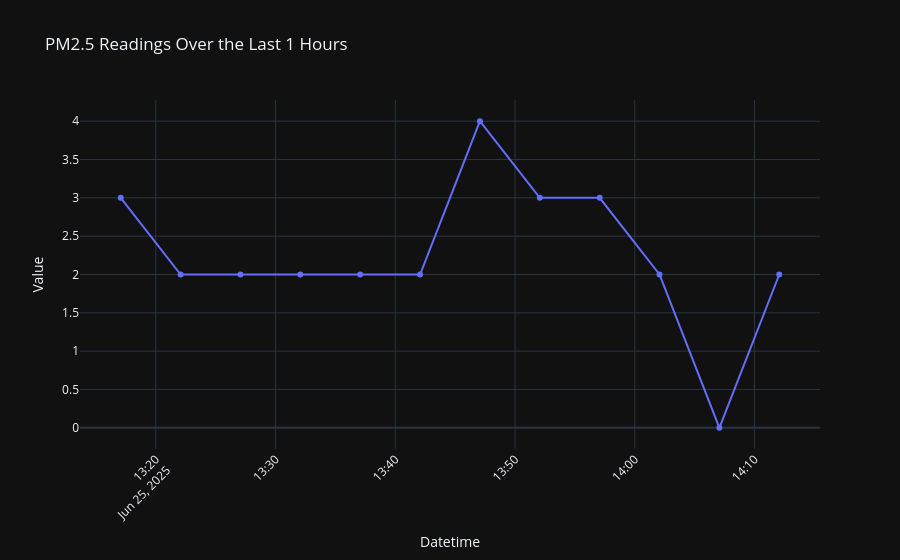

Notebook code cell kept with this figure:
### Markdown cell above
### **Step 1: Get Sensor Data: Request your sensor device last observations from the database (API).**
#### You need to run the next cell and you will be asked to:
- Enter Smart Citizen device ID:
- Select the time to use to calculate the AQI: "1 - last 1 hour"; "2 - last 8 hours";  "3 - last 24 hours"
- Select the Observed Property: "1 - Particle Matter PM 2.5"; "2 - Carbon Dioxide"

### Code cell
# Run this cell to be asked for your input below
import requests
import datetime
import pandas as pd
import plotly.express as px
import seaborn as sns
from IPython.display import display, HTML

def get_sensor_data():
    try:
        # 1. Device ID input
        device_id = input("Enter your Smart Citizen Device ID: ").strip()
        # 17277 - Blackrock, Dublin, Ireland
        # 17183 - Dalkey, Ireland
        if not device_id:
            raise ValueError("Device ID cannot be empty.")
        
        # 2. Time range selection
        print("\nSelect the time range to retrieve data:")
        print("1 - Last 1 hour")
        print("2 - Last 8 hours")
        print("3 - Last 24 hours")
        time_choice = input("Enter 1, 2, or 3: ").strip()
        
        time_mapping = {"1": 1, "2": 8, "3": 24}
        hours_back = time_mapping.get(time_choice)
        if not hours_back:
            raise ValueError("Invalid choice for time range. Please enter 1, 2, or 3.")
        
        # 3. Observed property selection
        print("\nSelect the observed property:")
        print("1 - PM 2.5 (Particulate Matter)")
        print("2 - CO₂ (Carbon Dioxide)")
        sensor_choice = input("Enter 1 or 2: ").strip()
        
        sensor_mapping = {
            "1": 87,  # PM2.5 on SmartCitizen platform
            "2": 112  # CO2 (eCO2) on SmartCitizen platform
        }
        observed_property_mapping = {"1": "PM2.5", "2": "CO2"}
        sensor_id = sensor_mapping.get(sensor_choice)
        observed_property_name = observed_property_mapping.get(sensor_choice)
        if not sensor_id or not observed_property_name:
            raise ValueError("Invalid choice for observed property. Please enter 1 or 2.")
        
        # 4. Define time window
        now = datetime.datetime.utcnow()
        from_time = now - datetime.timedelta(hours=hours_back)
        from_time_str = from_time.strftime('%Y-%m-%dT%H:%M:%S')
        to_time_str = now.strftime('%Y-%m-%dT%H:%M:%S')
        time_interval_str = f"{hours_back}h"

        # 5. Fetch data from API
        api_url = (
            f"https://api.smartcitizen.me/v0/devices/{device_id}/readings?"
            f"sensor_id={sensor_id}&rollup=5m&from={from_time_str}&to={to_time_str}"
        )
        print(f"\nFetching data from: {api_url}")
        response = requests.get(api_url)
        response.raise_for_status()
        data = response.json()
        
        # 6. Parse readings
        observations = data.get("readings", [])
        if not observations:
            raise ValueError("No observations found for the selected parameters.")
        
        df = pd.DataFrame(observations, columns=["datetime", "value"])
        df["datetime"] = pd.to_datetime(df["datetime"])
        observations_avg = df["value"].mean()

        # 7. Display table
        sns.set_style("whitegrid")
        display(HTML(f"""
        <style>
            .table-container {{
                width: 100%;
                display: flex;
                justify-content: center;
            }}
            .table-striped {{
                width: 100%;
                max-width: 100%;
            }}
        </style>
        <div class='table-container'>
            {df.to_html(classes='table table-striped', escape=False, border=0)}
        </div>
        """))

        # 8. Plot chart
        fig = px.line(df, x='datetime', y='value',
                      title=f"{observed_property_name} Readings Over the Last {hours_back} Hours",
                      markers=True)
        fig.update_xaxes(title_text='Datetime', tickangle=-45)
        fig.update_yaxes(title_text='Value')
        fig.show()

        # 9. Display average
        display(HTML(
            f"<h3>Average {observed_property_name} value over the last {time_interval_str}: "
            f"<strong>{observations_avg:.2f}</strong></h3>"
        ))

        return df, observed_property_name, observations_avg, time_interval_str, from_time_str, to_time_str

    except requests.exceptions.RequestException as e:
        print(f"\nNetwork error: {e}")
    except ValueError as e:
        print(f"\nInput error: {e}")
    except Exception as e:
        print(f"\nUnexpected error: {e}")

    return None, None, None, None, None, None

# Run the function
readings_df, observed_property_name, observations_avg, time_interval_str, from_time_str, to_time_str = get_sensor_data()

### Figure 1 — Plotly figure (JSON) as saved in the notebook; plotly's stock layout.template omitted (floating-point values rounded to 4 significant figures)
{"data": [{"hovertemplate": "datetime=%{x}<br>value=%{y}<extra></extra>", "legendgroup": "", "line": {"color": "#636efa", "dash": "solid"}, "marker": {"symbol": "circle"}, "mode": "lines+markers", "name": "", "orientation": "v", "showlegend": false, "x": ["2025-06-25T14:12:04.000000000", "2025-06-25T14:07:04.000000000", "2025-06-25T14:02:04.000000000", "2025-06-25T13:57:04.000000000", "2025-06-25T13:52:04.000000000", "2025-06-25T13:47:04.000000000", "2025-06-25T13:42:04.000000000", "2025-06-25T13:37:04.000000000", "2025-06-25T13:32:04.000000000", "2025-06-25T13:27:04.000000000", "2025-06-25T13:22:04.000000000", "2025-06-25T13:17:04.000000000"], "xaxis": "x", "y": [2, 0, 2, 3, 3, 4, 2, 2, 2, 2, 2, 3], "yaxis": "y", "type": "scatter"}], "layout": {"xaxis": {"anchor": "y", "domain": [0.0, 1.0], "title": {"text": "Datetime"}, "tickangle": -45}, "yaxis": {"anchor": "x", "domain": [0.0, 1.0], "title": {"text": "Value"}}, "legend": {"tracegroupgap": 0}, "title": {"text": "PM2.5 Readings Over the Last 1 Hours"}}}
